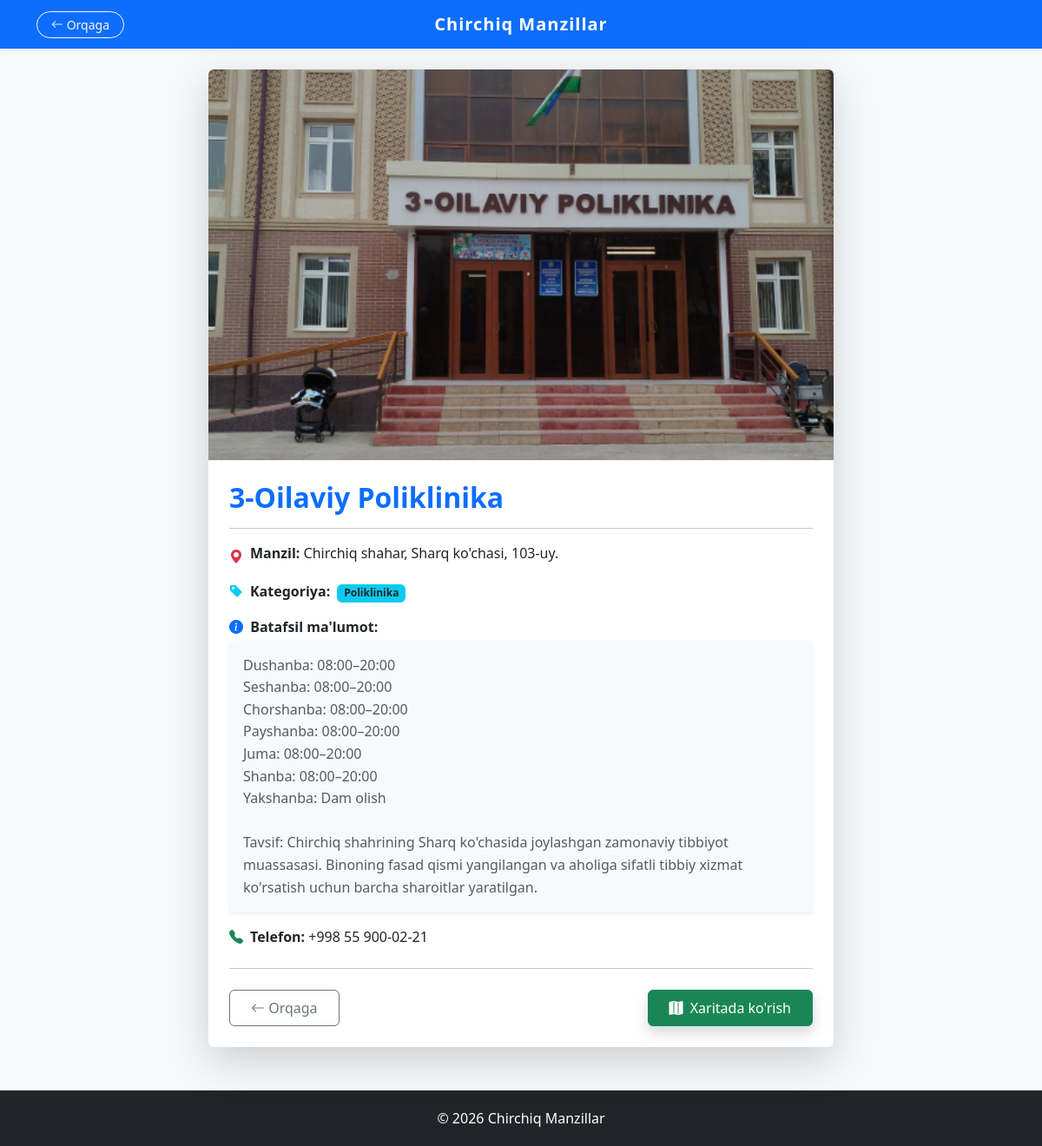
Page /manzil/3/ on the committed database.
### manzil/models.py (models this page shows, shortened)
class Manzil(models.Model):
    name = models.CharField(max_length=200)
    description = models.TextField()
    phone = models.CharField(max_length=20)
    address = models.CharField(max_length=255)
    category = models.ForeignKey(Category, on_delete=models.CASCADE)
    image = models.ImageField(upload_to='manzil/', null=True, blank=True)

class Category(models.Model):
    name = models.CharField(max_length=100)

### manzil/views.py (the view)
# urls.py: path('manzil/<int:pk>/', views.manzil_detail, name='manzil_detail'),
def manzil_detail(request, pk):
    manzil = get_object_or_404(Manzil, pk=pk)
    return render(request, 'manzil/manzil_detail.html', {'manzil': manzil})

### manzil/templates/manzil/manzil_detail.html
{% extends 'manzil/base.html' %}
{% block content %}
<div class="container mt-4 mb-5">
    <div class="row justify-content-center">
        <div class="col-md-8">
            <div class="card shadow-lg border-0 overflow-hidden">
                {% if manzil.image %}
                    <img src="{{ manzil.image.url }}" class="card-img-top" alt="{{ manzil.name }}" style="height: 450px; object-fit: cover;">
                {% else %}
                    <div class="bg-light text-center py-5" style="height: 400px; display: flex; align-items: center; justify-content: center; flex-direction: column;">
                        <i class="bi bi-image text-secondary" style="font-size: 4rem;"></i>
                        <p class="text-muted mt-2">Rasm yuklanmagan</p>
                    </div>
                {% endif %}
                <div class="card-body p-4">
                    <h2 class="card-title text-primary fw-bold">{{ manzil.name }}</h2>
                    <hr>
                    <div class="mb-3 d-flex align-items-start">
                        <i class="bi bi-geo-alt-fill text-danger me-2 mt-1"></i>
                        <p class="mb-0"><strong>Manzil:</strong> {{ manzil.address }}</p>
                    </div>
                    {% if manzil.category %}
                    <div class="mb-3 d-flex align-items-center">
                        <i class="bi bi-tag-fill text-info me-2"></i>
                        <p class="mb-0"><strong>Kategoriya:</strong>
                            <span class="badge bg-info text-dark ms-1">{{ manzil.category.name }}</span>
                        </p>
                    </div>
                    {% endif %}
                    {% if manzil.description %}
                    <div class="mb-3">
                        <p class="mb-1"><strong><i class="bi bi-info-circle-fill text-primary me-1"></i> Batafsil ma'lumot:</strong></p>
                        <div class="p-3 bg-light rounded shadow-sm">
                            <p class="text-muted mb-0" style="white-space: pre-wrap; line-height: 1.6;">{{ manzil.description }}</p>
                        </div>
                    </div>
                    {% endif %}
                    {% if manzil.phone %}
                    <div class="mb-3 d-flex align-items-center">
                        <i class="bi bi-telephone-fill text-success me-2"></i>
                        <p class="mb-0"><strong>Telefon:</strong> {{ manzil.phone }}</p>
                    </div>
                    {% endif %}
                    <hr class="my-4">
                    <div class="d-flex gap-2 justify-content-between">
                        <a href="javascript:history.back()" class="btn btn-outline-secondary px-4 py-2">
                            <i class="bi bi-arrow-left"></i> Orqaga
                        </a>
                        <a href="https://www.google.com/maps/search/?api=1&query={{ manzil.name|urlencode }}+Chirchiq+{{ manzil.address|urlencode }}"
                           target="_blank"
                           class="btn btn-success px-4 py-2 shadow">
                            <i class="bi bi-map-fill me-1"></i> Xaritada ko'rish
                        </a>
                    </div>
                </div>
            </div>
        </div>
    </div>
</div>
{% endblock %}

### manzil/templates/manzil/base.html (style rules this page uses)
body { background-color: #f8f9fa; }

### rows in the picture
Manzil: image (picture), name "3-Oilaviy Poliklinika", address "Chirchiq shahar, Sharq ko'chasi, 103-uy.", category.name "Poliklinika", description "Dushanba: 08:00–20:00 Seshanba: 08:00–20:00 Chorshanba: 08:00–20:00 Payshanba: 08:00–20:00 Juma: 08:00–20:00 Shanba: 08:00–20:00 Yakshanba: Dam olish Tavsif: Chirchiq shahrining Sharq ko'chasida joylashgan zamonaviy tibbiyot muassasasi. Binoning fasad qismi yangilangan va aholiga sifatli tibbiy xizmat ko'rsatish uchun barcha sharoitlar yaratilgan.", phone "+998 55 900-02-21"
